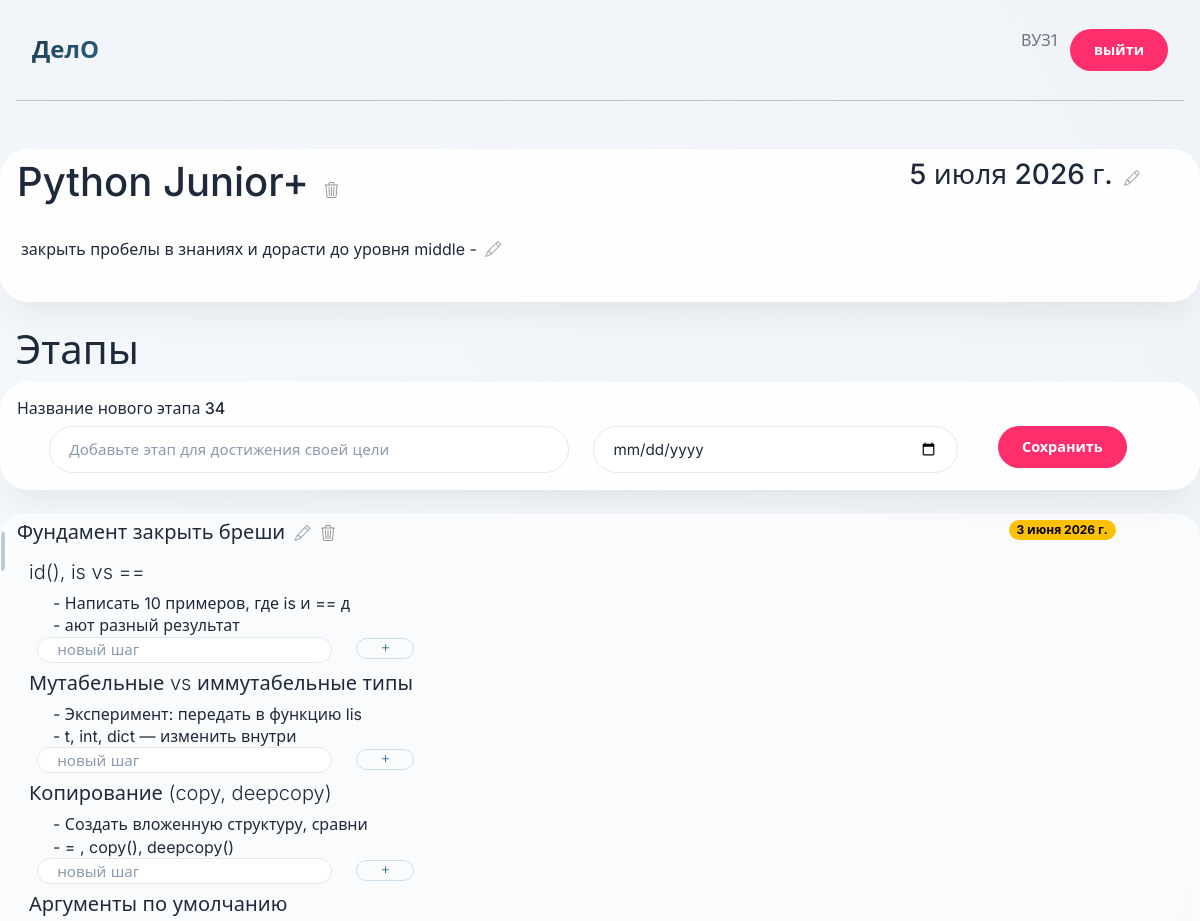
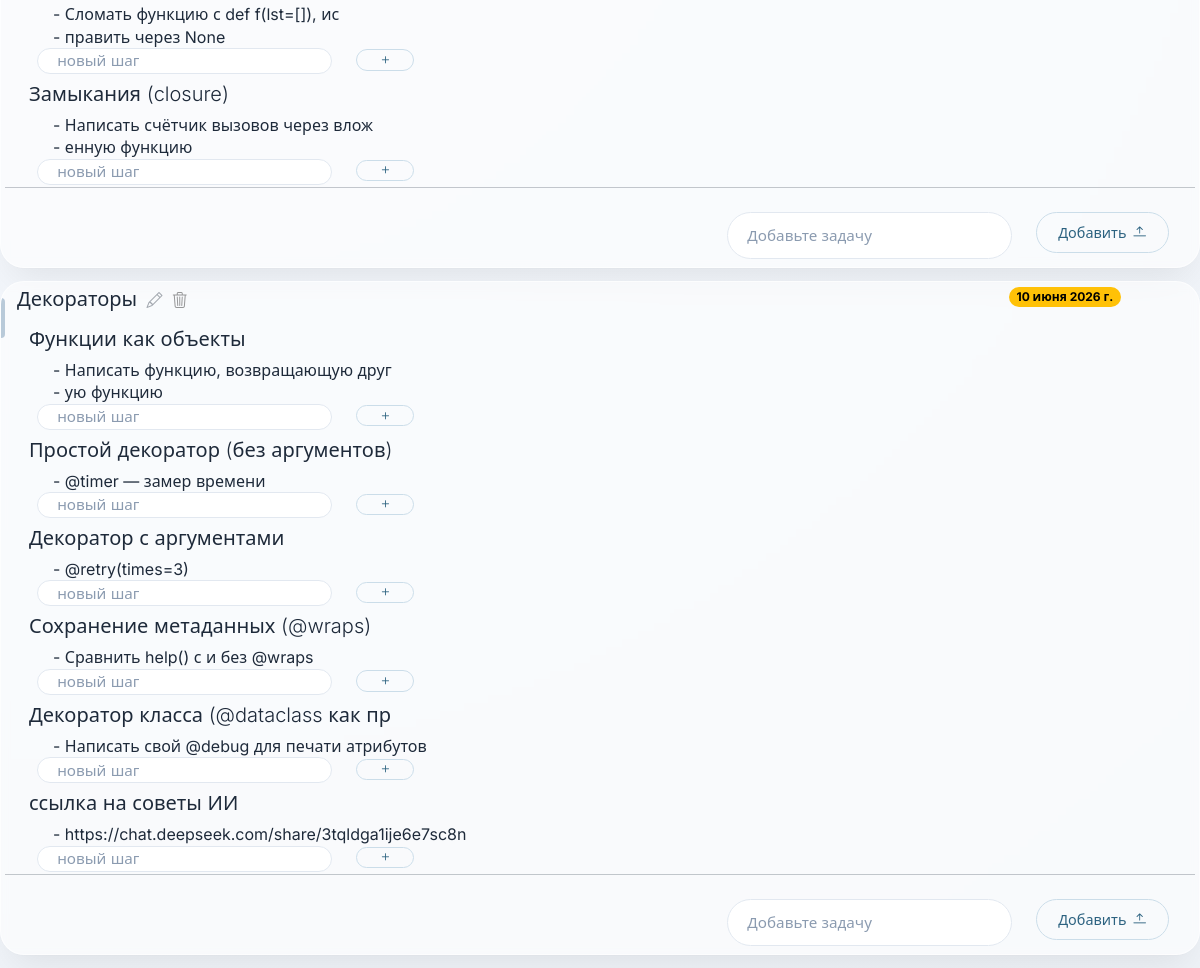
/roadmap/34/ (signed in), run on the app's committed database (2 pictures, top to bottom).
### Delo_app/models.py (models this page shows, shortened)
class Roadmaps(models.Model):
    User = models.ForeignKey(settings.AUTH_USER_MODEL,
        on_delete=models.CASCADE)
    Title = models.CharField(max_length=35)
    Description = models.CharField(max_length=200, null=True)
    goald_date = models.DateField(null=True)
    Badge=models.CharField(null=True,max_length=310)
    class Meta:
        ordering =['User','-id']

class Stages(models.Model):
    Roadmap = models.ForeignKey(Roadmaps,
        on_delete=models.CASCADE)
    Stagetitle = models.CharField(max_length=130)
    goald_date = models.DateField(null=True)
    status = models.CharField(null=True, max_length=35)
    progres = models.IntegerField(null=True, max_length=35)
    class Meta:
        ordering =['Roadmap', 'id']

class Tasks(models.Model):
    Stage = models.ForeignKey(Stages, on_delete=models.CASCADE)
    Tasktitle = models.CharField(max_length=35)
    status = models.CharField(null=True, max_length=35)
    class Meta:
        ordering =['Stage', 'id']

class Steps(models.Model):
    Task = models.ForeignKey(Tasks, on_delete=models.CASCADE)
    Steptitle = models.CharField(max_length=67)
    status = models.CharField(null=True, max_length=35)
    class Meta:
        ordering =['Task', 'id']

### Delo_app/views.py (the view)
# urls.py: path('roadmap/<int:index>/', views.Roadmap, name='Roadmap'),
@login_required
def Roadmap(request, index):
    roadmap = get_object_or_404(Roadmaps, id=index)
    stages = Stages.objects.filter(Roadmap=index).prefetch_related(
    'tasks_set__steps_set'
)
    if request.user != roadmap.User:
        return redirect(homePage)
    form = RoadmapDescription(instance=roadmap)
    form2 = StageTitle(instance=roadmap)
    dateForm = RoadmapDate(instance=roadmap)
    taskTitleForm = TaskTitle()
    StepForm = stepsTitle()
    if request.method == 'POST':
        form = RoadmapDescription(request.POST, instance=roadmap)
        if form.is_valid():
            form.save()
            return redirect(request.path)
    context = {
        'username': request.user.username,
        'roadmap': roadmap,
        'form': form,
        'stages':stages,
        'form2':form2,
        'dateForm':dateForm,
        'index':index,
        'taskTitleForm':taskTitleForm,
        'StepForm': StepForm,
    }
    return render(request, "Delo_app/RoadmapPage.html", context)

### Delo_app/forms.py
class RoadmapDescription(ModelForm):
    class Meta:
        model = Roadmaps
        fields = ['Description']
        widgets = {
            'Description': forms.TextInput(attrs={
                'class': 'input-modern',
                'placeholder': "Вы еще не указали описание своей цели"
            })
        }

class StageTitle(ModelForm):
    class Meta:
        model = Stages
        fields = ['Stagetitle','goald_date']
        widgets = {
            'Stagetitle': forms.TextInput(attrs={
                'class': 'input-modern',
                'placeholder': "Добавьте этап для достижения своей цели"
            }),
            'goald_date': forms.DateInput(attrs={
                'type': 'date',
                'class': 'input-modern'
            }),
        }

### Delo_app/templates/Delo_app/RoadmapPage.html (shortened to what this page needs)
{% include "mainHead.html" %}
{% block content %}
<div class="container HeadofRoad glass-card">
    <div class="row">
        <div class="col-9">
            <h1 class="Title">
                {{ roadmap.Title }}
                <a class='fs-6' href="{% url 'Delitroadmap' index=roadmap.id %}"
                    style="color: #000;">
                    <i class="bi bi-trash3 editbi" ></i>
                </a>
            </h1>
        </div>
        <div class="col-3 Title">
            {%if roadmap.goald_date == false%}
                    <form method="post" class="row" action="{% url 'addRoadmapeDeadline' index=roadmap.id %}" >
                            <div class="col-6">
                                {% csrf_token %}
                                {{ dateForm.goald_date }}
                            </div>
                            <div class="col-1">
                                <button type="submit" class="btn-primary"><i class="bi bi-check2"></i></button>
                            </div>
                    </form>
            {%elif roadmap.goal_date == true%}
                <h3>{{roadmap.goald_date}} <i class="bi bi-pencil editbi fs-6"></i></h3>
            {% endif %}
        </div>
        <div class="container">
            <div class="row Description">
                <div class="col-12">
                    {%if roadmap.Description == false %}
                        <form method="post" class="row" >
                            <div class="col-10">
                                {% csrf_token %}
                                {{ form.Description }}
                            </div>
                            <div class="col-1">
                                <button type="submit" class="btn-primary">Сохранить</button>
                            </div>
                        </form>
                    {% elif roadmap.Description != false %}
                        <div class="col-6">
                            <p>{{roadmap.Description}} <i class="bi bi-pencil editbi"></i></p>
                        </div>
{% endif %}
</div>
            </div>
    </div>
    </div>
    </div>
<div class="container Stage">
    <div class="row">
        <div class="col-12">
            <h1>Этапы</h1>
        </div>
    </div>
</div>
<div class="container glass-card NewStage">
    <div class="row">
        <div class="col-3">
            <h6>Название нового этапа {{index}}</h6>
        </div>
        <div class="col-12">
            <div class="container">
                <div class="row">
                    <div class="col-10">
                        <form method="post" action="{% url 'addStage' index=roadmap.id %}">
                            <div class="container">
                                <div class="row">
                                    <div class="col-7">
                                        {{ form2.Stagetitle }}
                                    </div>
                                    <div class="col-5">
                                        {{ form2.goald_date }}
                                    </div>
                                </div>
                            </div>
                    </div>
                    <div class="col-1">
                        <button type="submit" class="btn-pink">Сохранить</button>
                    </div>
                </div>
            </div>
        </div>
    </div>
</div>
{% for stage in stages %}
    <div class="container StageMain glass-card roadmap-card">
        <div class="row">
            <div class="col-10">
                <h6 class="fs-5">{{ stage.Stagetitle }} <i class="bi bi-pencil editbi fs-6"></i>
                <a class='fs-6' href="{% url 'deleteStage' index=roadmap.id Stage_id=stage.id %}"
                    style="color: #000;">
                    <i class="bi bi-trash3 editbi" ></i>
                </a>
                </h6>
            </div>
            <div class="col-2">
                <h6 class="badge rounded-pill text-bg-warning"> {{ stage.goald_date }}</h6>
            </div>
    <div class="container">
        <div class="row">
            <div class="col-12">
                        {% for task in stage.tasks_set.all %}
                            <h4 class="fs-5 fw-light tasktitle">{{ task.Tasktitle }}</h4>
                                <div class="container">
                                    <div class="row">
                                        <div class="col-5 ">
                                            {% for step in task.steps_set.all %}
                                             <div class="row stepstitle fs-6 fw-fw-italic">
                                                - {{step.Steptitle}}</div>
                                            {%endfor%}
                                            <form method="post" class="row miniForm" action="{% url 'addSteps' Tasks_id=task.id index=roadmap.id %}">
                                                <div class="col-8">
                                                    {{StepForm.Steptitle}}
                                                </div>
                                                <div class="col-4">
                                                    <button type="submit" class="btn-outline"><i class="bi bi-plus"></i></button>
                                                </div>
                                            </form>
                                        </div>
                                    </div>
                                </div>
                        {% endfor %}
                </div>
            </div>
    </div>
    </div>
    <div class="row">
        <hr class="StageCardHR">
        <div class="col-7">
        </div>
        <div class="col-5 NewTasks">
            <div class="container">
                <form method="post" class="row" action="{% url 'addTasks' index=roadmap.id stage_id=stage.id %}">
                        <div class="col-8">
                            {{taskTitleForm.Tasktitle}}
                        </div>
                        <div class="col-4">
                            <button type="submit" class="btn-outline">Добавить<i class="bi bi-arrow-bar-up"></i></button>
                        </div>
                        </form>
            </div>
        </div>
    </div>
    </div>
{% endfor %}
{% endblock %}

### templates/mainHead.html (shortened to what this page needs)
{% extends "Base.html" %}
{% block content %}
<div class="container Head">
    <div class="row">
        <div class="col-12">
    <div class="container" style="display: flex; align-items: center; justify-content: space-between; gap: 2rem; padding: 0.8rem 1rem; flex-wrap: wrap;">
        <a href="{% url 'homePage' %}" class="logo">ДелО</a>
        <div style="display: flex; gap: 0.8rem;">
         <span class="text-secondary">{{ user.username }}</span>
            <form method="post" action="{% url 'logout' %}">
    <button type="submit" class="btn-pink">выйти</button>
</form>
        </div>
    </div>
<hr>
        </div>
    </div>
</div>
{% endblock %}

### static/css/delo-ui.css (style rules this page uses)
:root { --color-bg: radial-gradient(circle at 10% 30%, #f4f7fc 0%, #eef2f7 100%); --color-surface: rgba(255, 255, 255, 0.88); --color-glass-light: rgba(255, 255, 255, 0.6); --color-glass-dark: rgba(240, 246, 252, 0.75); --color-text-primary: #1e2a3a; --color-text-secondary: #5b6e8c; --color-text-muted: #8b9bb0; --color-accent-blue: #2c6280; --color-accent-soft: #5f8dac; --color-accent-pink: #ff2e6c; --color-border-light: rgba(0, 0, 0, 0.05); --color-card-border: rgba(255, 255, 255, 0.6); --shadow-sm: 0 8px 20px rgba(0, 0, 0, 0.02), 0 2px 6px rgba(0, 0, 0, 0.02); --shadow-hover: 0 20px 35px -12px rgba(0, 0, 0, 0.1), 0 0 0 1px rgba(44, 98, 128, 0.15); --shadow-glass: 0 20px 35px -12px rgba(0, 0, 0, 0.08), 0 1px 2px rgba(0, 0, 0, 0.02); --border-radius-card: 28px; --border-radius-input: 28px; --border-radius-button: 40px; --border-radius-small: 16px; --transition-default: all 0.2s cubic-bezier(0.2, 0.9, 0.4, 1.1); }
body { background: var(--color-bg); font-family: 'Inter', system-ui, -apple-system, 'Segoe UI', Roboto, sans-serif; color: var(--color-text-primary); line-height: 1.4; margin: 0; padding: 0; }
.glass-card { background: var(--color-surface); backdrop-filter: blur(8px); border-radius: var(--border-radius-card); border: 1px solid var(--color-card-border); padding: 1.5rem; transition: var(--transition-default); box-shadow: var(--shadow-glass); }
.btn-outline { background: transparent; border: 1px solid #cbdde9; border-radius: var(--border-radius-button); padding: 0.6rem 1.3rem; font-weight: 500; font-size: 0.9rem; color: var(--color-accent-blue); transition: var(--transition-default); cursor: pointer; display: inline-flex; align-items: center; gap: 6px; }
.btn-pink { background: var(--color-accent-pink); border: none; border-radius: var(--border-radius-button); padding: 0.7rem 1.5rem; font-weight: 600; font-size: 0.9rem; color: white; cursor: pointer; transition: var(--transition-default); }
.input-modern { width: 100%; border: 1px solid #e2e8f0; border-radius: var(--border-radius-input); padding: 0.75rem 1.2rem; font-family: inherit; font-size: 0.95rem; transition: 0.2s; background: white; color: var(--color-text-primary); }
.input-modern::placeholder { color: var(--color-text-muted); }
.roadmap-card { background: var(--color-glass-light); backdrop-filter: blur(4px); border-radius: 24px; padding: 1rem; border: 1px solid var(--color-card-border); transition: var(--transition-default); position: relative; overflow: hidden; }
.roadmap-card::before { content: ""; position: absolute; left: 0; top: 16px; width: 4px; height: 40px; background: #b9cad9; border-radius: 0 4px 4px 0; transition: 0.2s; }
.logo { font-weight: 700; font-size: 1.5rem; background: linear-gradient(135deg, #1e3b4f, #2c6280); background-clip: text; -webkit-background-clip: text; color: transparent; }
.text-secondary { color: var(--color-text-secondary); }
.container { max-width: 1300px; margin: 0 auto; padding: 0 1rem; }

### templates/mainHead.html (style rules this page uses)
.Head { margin-top: 2vh; }

### Delo_app/templates/Delo_app/RoadmapPage.html (style rules this page uses)
.stepstitle { margin-left: 2vh; }
.HeadofRoad { margin-top: 4vh; }
.Description { margin-bottom: 3vh; margin-top: 3vh; }
.Title { margin-top: 1vh; }
.Stage { margin-top: 3vh; }
.NewStage { padding-top: 2vh; padding-bottom: 2vh; margin-bottom: 3vh; }
.StageMain { margin-bottom: 1.6vh; min-height: 10vh; }
.StageMain h6 { margin-top: 0.6vh; }
.editbi { opacity: 0.4; margin-left: 0.5vh; max-width: 1vh; max-width: 1px; }
.NewTasks { margin-top: 3vh; margin-bottom: 1vh; }
.StageCardHR { margin-bottom: 0; margin-top: 0.3vh; }
.miniForm input, .miniForm button { max-height: 2vh; }
.tasktitle { margin: 1vh; }

### data on the page
Roadmaps: Title "Python Junior+", goald_date "5 июля 2026 г.", Description "закрыть пробелы в знаниях и дорасти до уровня middle -"
Stages: Stagetitle "Фундамент закрыть бреши", goald_date "3 июня 2026 г."
Tasks: Tasktitle "id(), is vs =="
Steps: Steptitle "Написать 10 примеров, где is и == д"
Steps: Steptitle "ают разный результат"
Tasks: Tasktitle "Мутабельные vs иммутабельные типы"
Steps: Steptitle "Эксперимент: передать в функцию lis"
Steps: Steptitle "t, int, dict — изменить внутри"
Tasks: Tasktitle "Копирование (copy, deepcopy)"
Steps: Steptitle "Создать вложенную структуру, сравни"
Steps: Steptitle "= , copy(), deepcopy()"
Tasks: Tasktitle "Аргументы по умолчанию"
Steps: Steptitle "Сломать функцию с def f(lst=[]), ис"
Steps: Steptitle "править через None"
Tasks: Tasktitle "Замыкания (closure)"
Steps: Steptitle "Написать счётчик вызовов через влож"
Steps: Steptitle "енную функцию"
Stages: Stagetitle "Декораторы", goald_date "10 июня 2026 г."
Tasks: Tasktitle "Функции как объекты"
Steps: Steptitle "Написать функцию, возвращающую друг"
Steps: Steptitle "ую функцию"
Tasks: Tasktitle "Простой декоратор (без аргументов)"
Steps: Steptitle "@timer — замер времени"
Tasks: Tasktitle "Декоратор с аргументами"
Steps: Steptitle "@retry(times=3)"
Tasks: Tasktitle "Сохранение метаданных (@wraps)"
Steps: Steptitle "Сравнить help() с и без @wraps"
Tasks: Tasktitle "Декоратор класса (@dataclass как пр"
Steps: Steptitle "Написать свой @debug для печати атрибутов"
Tasks: Tasktitle "ссылка на советы ИИ"
Steps: Steptitle "https://chat.deepseek.com/share/3tqldga1ije6e7sc8n"

### other printed values
{{ user.username }} "ВУЗ1"
{{ index }} "34"
